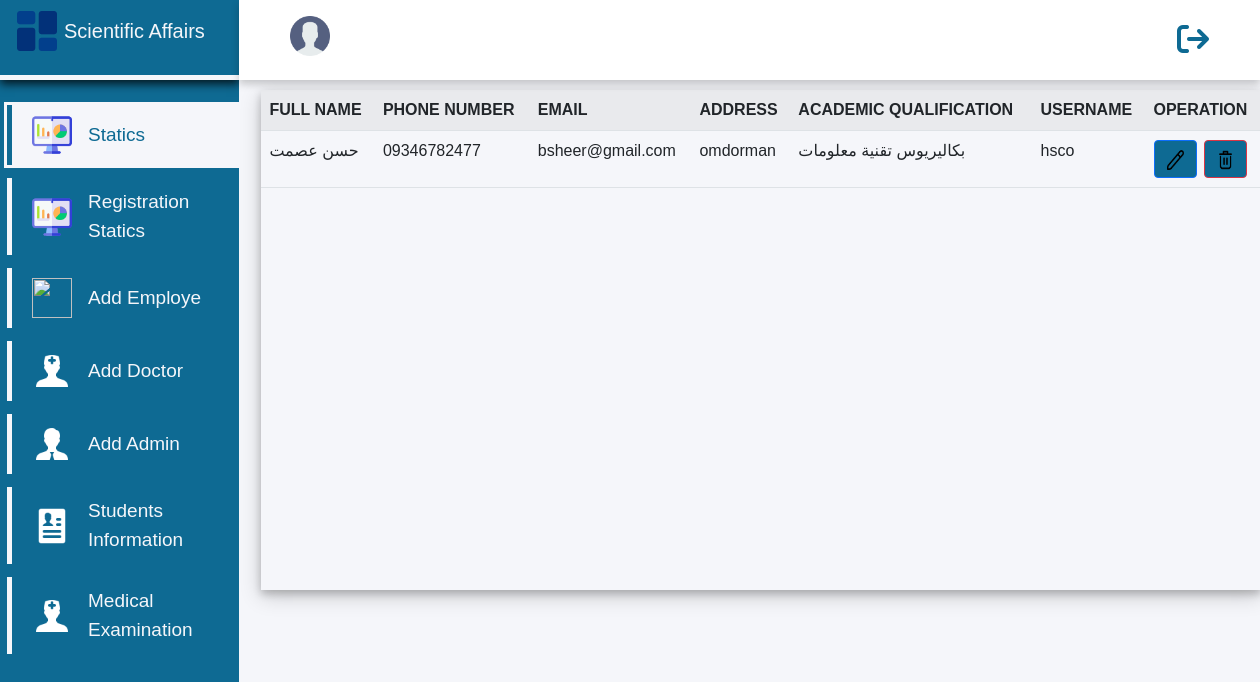
Page /elec_reg_new_std/admin/employes/edit_of_emp/edit_of_emp.php on the committed database.
### tables this page shows
CREATE TABLE `scientific_affairs_employes` (
  `id` int(11) NOT NULL,
  `full_name` varchar(100) NOT NULL,
  `phone_number` varchar(15) NOT NULL,
  `email` varchar(50) NOT NULL,
  `address` varchar(50) NOT NULL,
  `academic_qualification` varchar(100) NOT NULL,
  `username` varchar(20) NOT NULL,
  `password` varchar(20) NOT NULL DEFAULT '0000',
  `date_of_add` varchar(30) NOT NULL,
  `hours` varchar(20) NOT NULL,
  `del` varchar(5) NOT NULL DEFAULT 'no'
);

### elec_reg_new_std/admin/employes/edit_of_emp/edit_of_emp.php (the view, shortened to what this page needs)
<?php
include "../../../../connection/connection.php";
$name_user = $_SESSION["full_name_scientific_affairs"];
?>
<!DOCTYPE html>
<html lang="en">
<head>
    <link rel="stylesheet" href="../../../../css/all.min.css">
    <link rel="stylesheet" href="../../../../bootstrap/bootstrap.min.css">
    <link rel="stylesheet" href="../../../../css/manegment/edit_emp.css?v=<?php echo time(); ?>">
</head>
<body>
<div class="side-menu">
<div class="brand-name">
<h2><img src="../../../../icons/da.png" alt="" width="50px" height="50px">Scientific Affairs</h2>
        </div>
            <ul>
            <a href="../../statics/statics.php"><li  class="active"><img src="../../../../icons/statc1.png" alt="" width="40px" height="40px">Statics</li></a>
            <a href="../../registration_statistics/registration_statistics.php"><li><img src="../../../../icons/statc1.png" alt="" width="40px" height="40px">Registration Statics</li></a>
            <a href="../../employes/add_employe/add_emp.php"><li><img src="../../../../icons/eemp3.png" alt="" width="40px" height="40px"> Add Employe</li></a>
            <a href="../../doctors/add_doctor/add_doctor.php"><li><img src="../../../../icons/doc.png" alt="" width="40px" height="40px"> Add Doctor</li></a>
            <a href="../../admins/add_admin/add_admin.php"><li><img src="../../../../icons/admin.png" alt="" width="40px" height="40px">Add Admin</li></a>
            <a href="../../../scintific_affairs/info_std_electronic_register/info_std_electronic_register.php"><li><img src="../../../../icons/stdifo1.png" alt="" width="40px" height="40px"> Students Information</li></a>
            <a href="../../../medical_examination/statics/statics.php"><li><img src="../../../../icons/doc.png" alt="" width="40px" height="40px">Medical Examination</li></a>
            </ul>
        </div>
        <div class="container">
            <div class="header">
                <div class="nav">
                <div>
                <h3> <a href="../../account/account.php"><img src="../../../../icons/account.png" alt="" width="40px" height="40px"></a><?php echo " " . $name_user ?></h3>
                </div>
                <div class="log">
                <a href="../../../login/login.php"><div><i class="fa-solid fa-arrow-right-from-bracket fa-2x"></i></div></a>
                </div>
                </div>
            </div>
 <div class="info-emp">
    <table class="table table-striped table-hover">
        <tr>
            <th>FULL NAME</th>
            <th>PHONE NUMBER</th>
            <th>EMAIL</th>
            <th>ADDRESS</th>
            <th>ACADEMIC QUALIFICATION</th>
            <th>USERNAME</th>
            <th>OPERATION</th>
        </tr>
        <?php
        $display_data = mysqli_query($connection , "select * from scientific_affairs_employes where del = 'no' ");
            if($display_data){
                while( $row = mysqli_fetch_array($display_data)){
                    $id = $row['id'];
                    $fullname = $row['full_name'];
                    $phone = $row['phone_number'];
                    $email = $row['email'];
                    $adsress = $row['address'];
                    $academicqualification = $row['academic_qualification'];
                    $username = $row['username'];
                   echo "<tr>";
                   echo "<td>".$fullname."</td>";
                   echo "<td>".$phone."</td>";
                   echo "<td>".$email."</td>";
                   echo "<td>".$adsress."</td>";
                   echo "<td>".$academicqualification."</td>";
                   echo "<td>".$username."</td>";
                   echo "<td><a href='display_for_edit.php?updateid=".$id."'><button  class='btn btn-primary'><img src='../../../../icons/u2.png' width='17px' height='20px'></button></a>
                             <a href='display_for_delete.php?delid=".$id."'><button class='btn btn-danger'><img src='../../../../icons/d.png' width='17px' height='20px'></button></a></td>";
                }
            }
            ?>
    </table>
    </div>
</body>
</html>

### css/manegment/edit_emp.css (style rules this page uses)
* { box-sizing: border-box; }
body { min-height: 100vh; font-family: Tahoma, Geneva, Verdana, sans-serif }
a { text-decoration: none; color: #f5f6fa; }
li { list-style: none; }
h2 { color: #f5f6fa; font-size: 20px; }
.side-menu { position: fixed; background: #0e6a93; ; width: 19vw; min-height: 100vh; display: flex; flex-direction: column; }
.side-menu .brand-name { height: 10vh; display: flex; align-items: right; padding: 2px; padding-top: 5px; margin-bottom: 25px; cursor: pointer; border-bottom:5px solid #f5f6fa; box-shadow: 0 4px 9px 0 rgba(0, 0, 0, 0.8); }
.side-menu li { font-size: 19px; padding: 10px; margin-left: -25px; margin-bottom: 13px; display: flex; align-items:center; border-left:5px solid #f5f6fa; cursor: pointer; }
.side-menu li img { margin-right: 16px; }
.side-menu .active { background: #f5f6fa; color: #0e6a93; border-left:5px solid #0e6a93; outline:3px solid #f5f6fa; }
.side-menu img { margin-left: 10px; }
.side-menu .brand-name h2 { font-size: 20px; }
.side-menu .brand-name h2 img { mix-blend-mode: multiply; margin-right: 2px; margin-top: 1px; padding-right: 5px; margin-bottom: 5px; padding: 5px; }
.container { position: absolute; right: 0; width: 81vw; height: 100vh; background-color: #f5f6fa; }
.container .header { position: fixed; top: 0; right: 0; width: 81vw; height: 10vh; background-color: white; display: flex; align-items: center; justify-content: center; box-shadow: 0 4px 8px 0 rgba(0, 0, 0, 0.2); }
.container .header .nav { width: 90%; display: flex; align-items: center; justify-content: space-between; }
.container .header .nav h3 { color: #0e6a93; font-size: 20px; margin-top: 10px; cursor: pointer; }
.container .header .nav h3 img { margin-bottom: 10px; cursor: pointer; }
.fa-solid { color: #0e6a93; }
.log { cursor: pointer; display: flex; align-items: center; justify-content: space-between; color: #0e6a93; }
.info-emp { margin-top: 90px; margin-left: 10px; width: 1000px; height: 500px; box-shadow: 0 4px 8px 0 rgba(0, 0, 0, 0.2),0 6px 20px 0 rgba(0, 0, 0, 0.19); overflow: auto; }
.btn { margin: 1px; background-color:#0e6a93; }

### rows in the picture
scientific_affairs_employes: full_name "حسن عصمت", phone_number "09346782477", email "bsheer@gmail.com", address "omdorman", academic_qualification "بكاليريوس تقنية معلومات", username "hsco"
